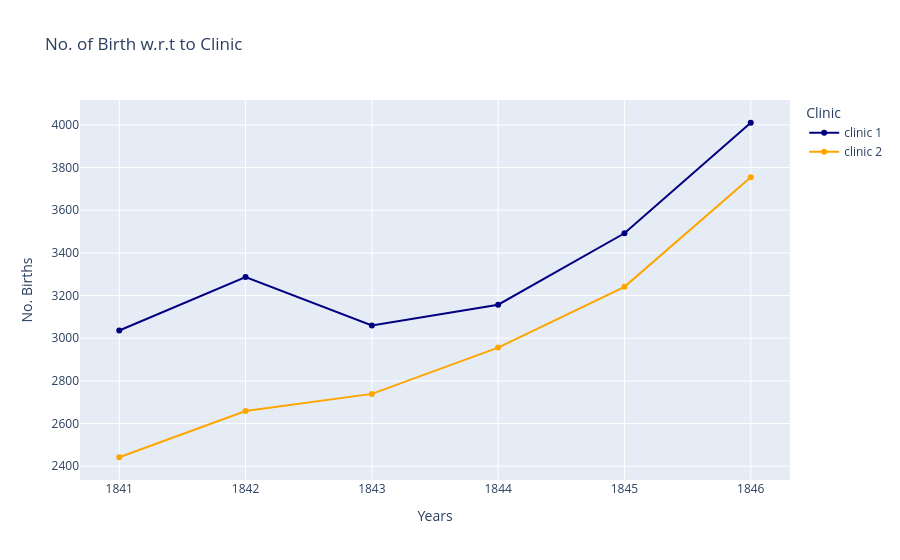

The notebook cell this image was saved under:
### Markdown cell above
##### Birth Count wrt to Clinics

### Code cell
# Setting Coordinates:
DF = yearly_df
XCOR = "year"
YCOR = "births"

# Setting Labels:
TITLE = "No. of Birth w.r.t to Clinic"
XLABEL = "Years"
YLABEL = "No. Births"


line = px.line(
    title=TITLE,
    data_frame=DF,
    x=XCOR,
    y=YCOR,
    color="clinic",
    markers="o",
    color_discrete_sequence=["#000080", "orange"],
)

line.update_layout(
    xaxis_title=XLABEL,
    yaxis_title=YLABEL,
    legend_title_text="Clinic",
)

line.show()

### Figure 1 — Plotly figure (JSON) as saved in the notebook; plotly's stock layout.template omitted (floating-point values rounded to 4 significant figures)
{"data": [{"hovertemplate": "clinic=clinic 1<br>year=%{x}<br>births=%{y}<extra></extra>", "legendgroup": "clinic 1", "line": {"color": "#000080", "dash": "solid"}, "marker": {"symbol": "circle"}, "mode": "lines+markers", "name": "clinic 1", "orientation": "v", "showlegend": true, "type": "scatter", "x": [1841, 1842, 1843, 1844, 1845, 1846], "xaxis": "x", "y": [3036, 3287, 3060, 3157, 3492, 4010], "yaxis": "y"}, {"hovertemplate": "clinic=clinic 2<br>year=%{x}<br>births=%{y}<extra></extra>", "legendgroup": "clinic 2", "line": {"color": "orange", "dash": "solid"}, "marker": {"symbol": "circle"}, "mode": "lines+markers", "name": "clinic 2", "orientation": "v", "showlegend": true, "type": "scatter", "x": [1841, 1842, 1843, 1844, 1845, 1846], "xaxis": "x", "y": [2442, 2659, 2739, 2956, 3241, 3754], "yaxis": "y"}], "layout": {"legend": {"title": {"text": "Clinic"}, "tracegroupgap": 0}, "title": {"text": "No. of Birth w.r.t to Clinic"}, "xaxis": {"anchor": "y", "domain": [0, 1], "title": {"text": "Years"}}, "yaxis": {"anchor": "x", "domain": [0, 1], "title": {"text": "No. Births"}}}}
